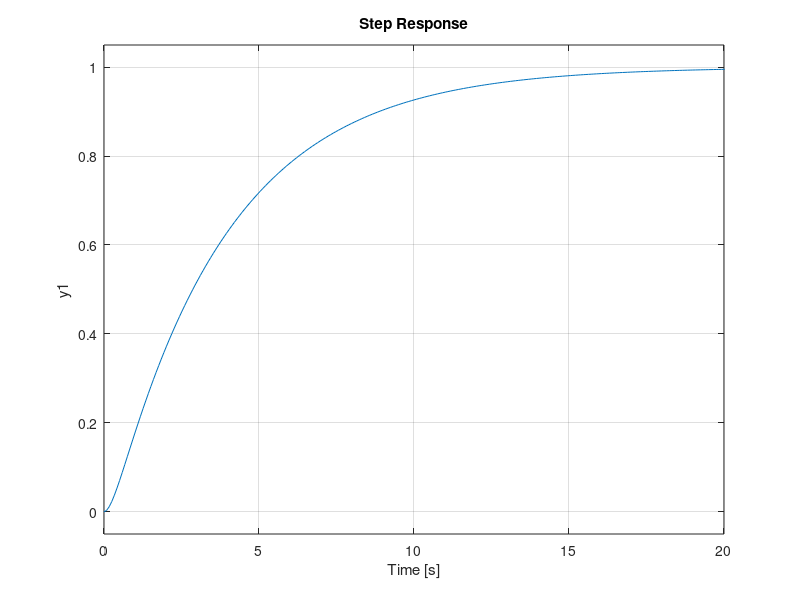
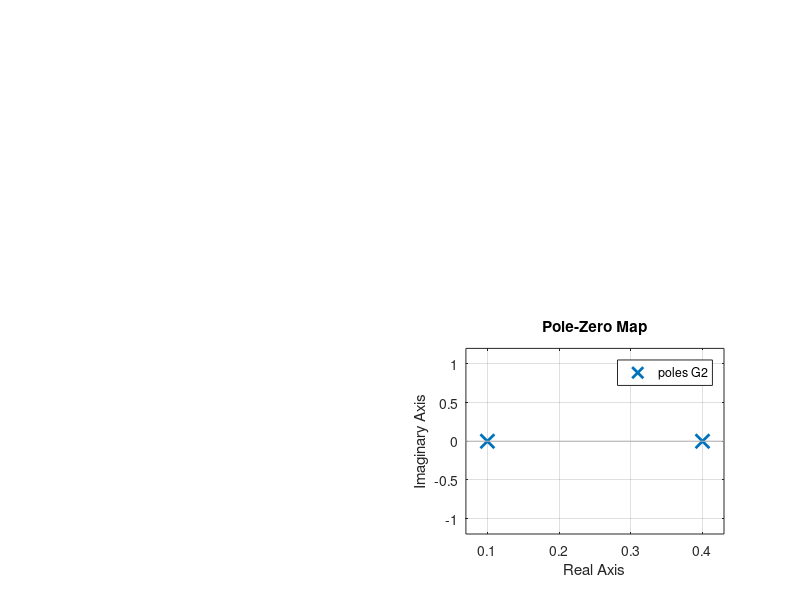

Write the MATLAB code that produced these figures, in order.
clc; clear; close all;

wn = 1;
zeta = 2;

figure;
G = tf([wn^2], [1, 2*zeta*wn, wn^2]);
step(G);
xlim([0, 20]);


G1 = tf([1], [1, -0.5, 4]);
G2 = tf([1], [25, -12.5, 1]);
figure;

%oscilante
subplot(2,2,1); 
step(G1, 30);
subplot(2,2,3); 
pzmap(G1);

%no Oscilante
subplot(2,2,2); 
step(G2, 30);
subplot(2,2,4); 
pzmap(G2);
